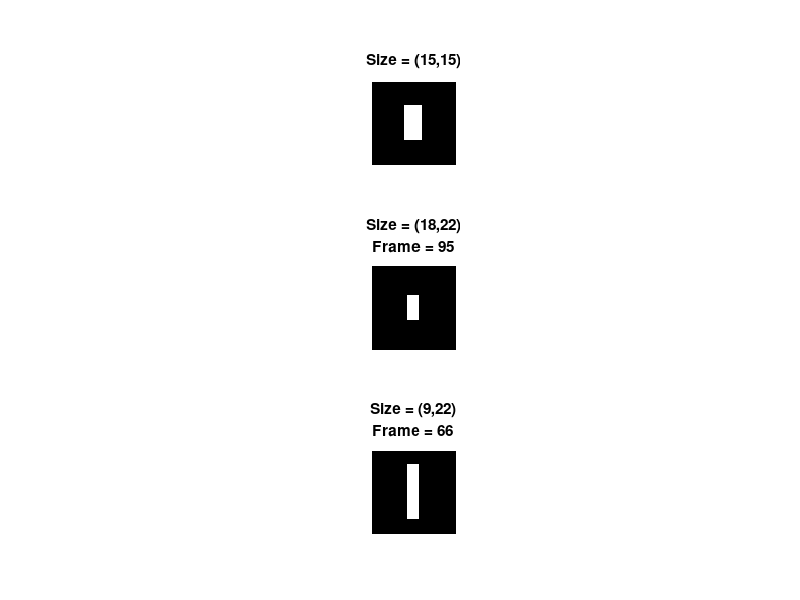
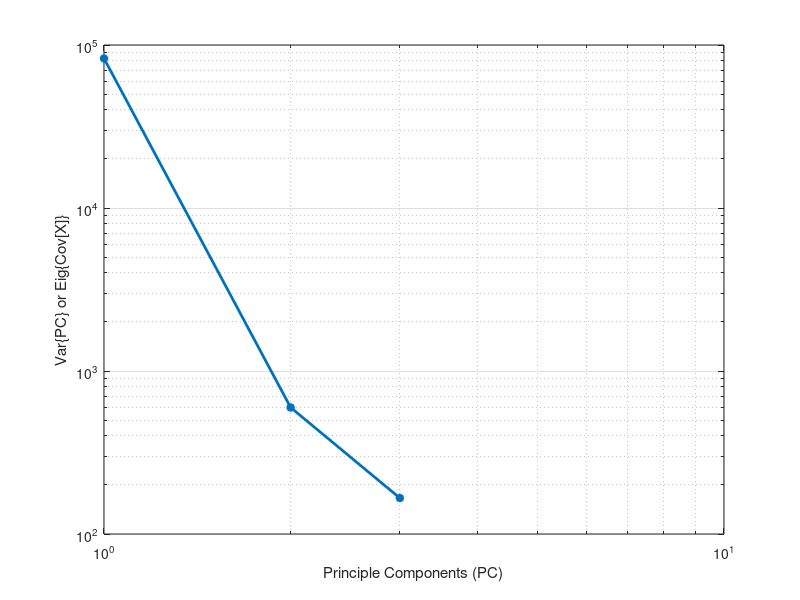

Write MATLAB code to recreate these figures, in order. (Note: this script raises an error after producing the figures.)
clc;
close all;
clear all;

%% Define constants
N  = 100; % Batch size
r  = 50; % Image size (rows)
c  = 50; % Image size (columns)

% Image noise parameters
M  = 0; % Mean
V  = 0; % Variance

% Create random orientations and positions
num_sz = randi([1 5]); % Number of faulty orientation
sz1 = randi([1 r/2],1,num_sz); % Size rows
sz2 = randi([1 c/2],1,num_sz); % Siz columns

Pos= randi([1 N],1,length(sz1)); % Frame location faulty orientation

% Create test reference image
I0 = zeros(r,c);
I0(15:end-15,20:end-20) = 100; I = I0;
I = imnoise(I0,'gaussian', M, V); % Add gaussian noise

% Cascade to create batch
A = repmat(I,1,1,N);

% Create fault image by rotation
figure;
subplot(length(sz1)+1,1,1)
imshow(I)
title('Size = (15,15)')
for ii = 1:length(sz1)
    I_s = zeros(r,c);
    I_s(sz1(ii):end-sz1(ii),sz2(ii):end-sz2(ii)) = 100; % fault in size
    I_s = imnoise(I_s,'gaussian', M, V); % Add gaussian noise
    A(:,:,Pos(ii)) = I_s;
    subplot(length(sz1)+1,1,ii+1)
    imshow(A(:,:,Pos(ii)))
    title({['Size = (',num2str(sz1(ii)),',',num2str(sz2(ii)),')'];['Frame = ', num2str(Pos(ii))]})
end

%% Apply PCA
X = reshape(A, r*c, N);
[COEFF,SCORE,LATENT] = pca(X);

% Plot Eigen values of Covariance matrix
figure;
loglog(LATENT, '*-', 'LineWidth', 2)
xlabel('Principle Components (PC)');
ylabel('Var\{PC\} or Eig\{Cov[X]\}');
grid on
grid minor

%figure;
%pie(LATENT./sum(LATENT))

% Calculate PC1 and PC2
figure;
vbls = cellstr(string(1:N));
biplot(COEFF(:,1:2),'Scores',SCORE(:,1:2),'VarLabels',vbls)
